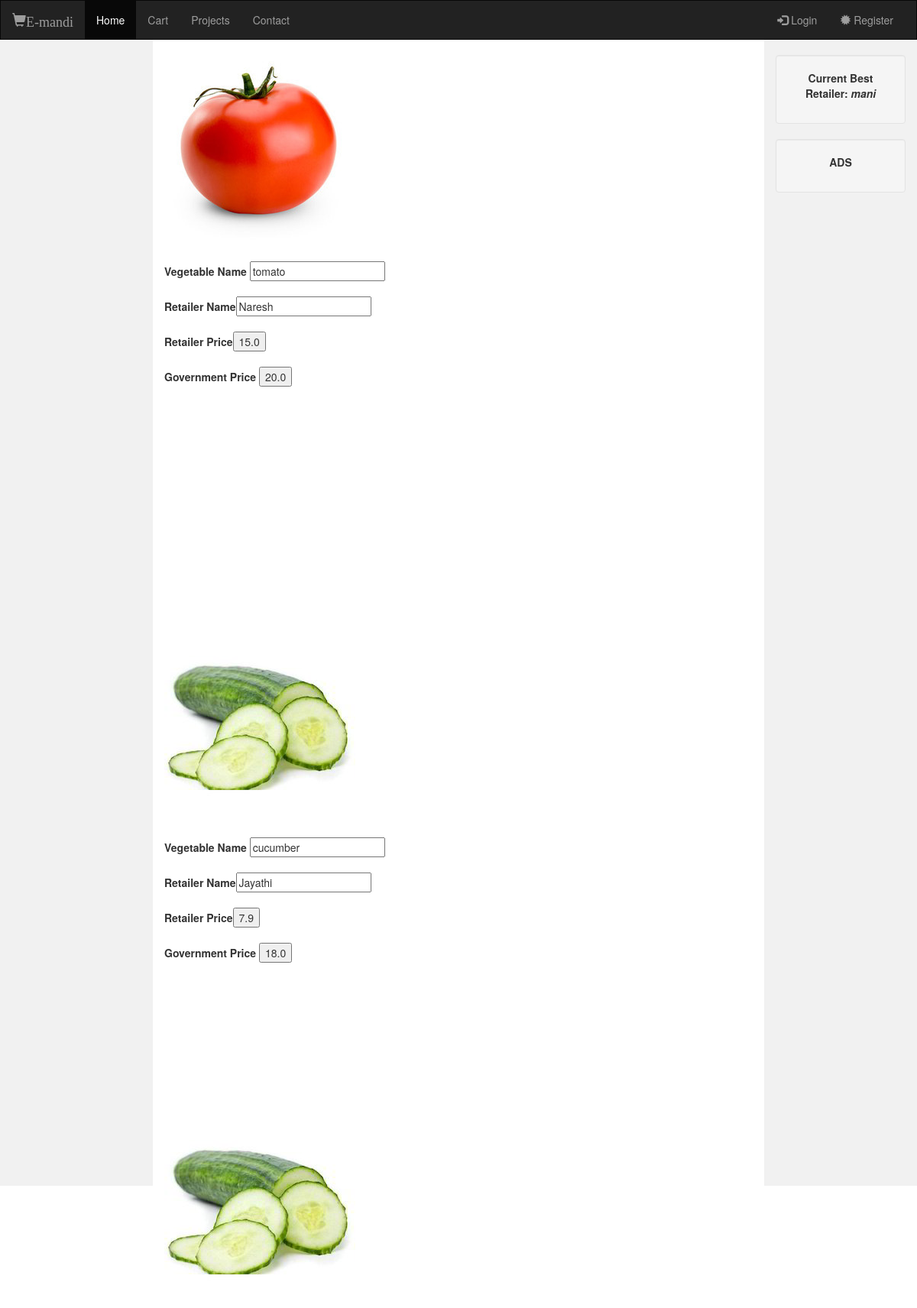
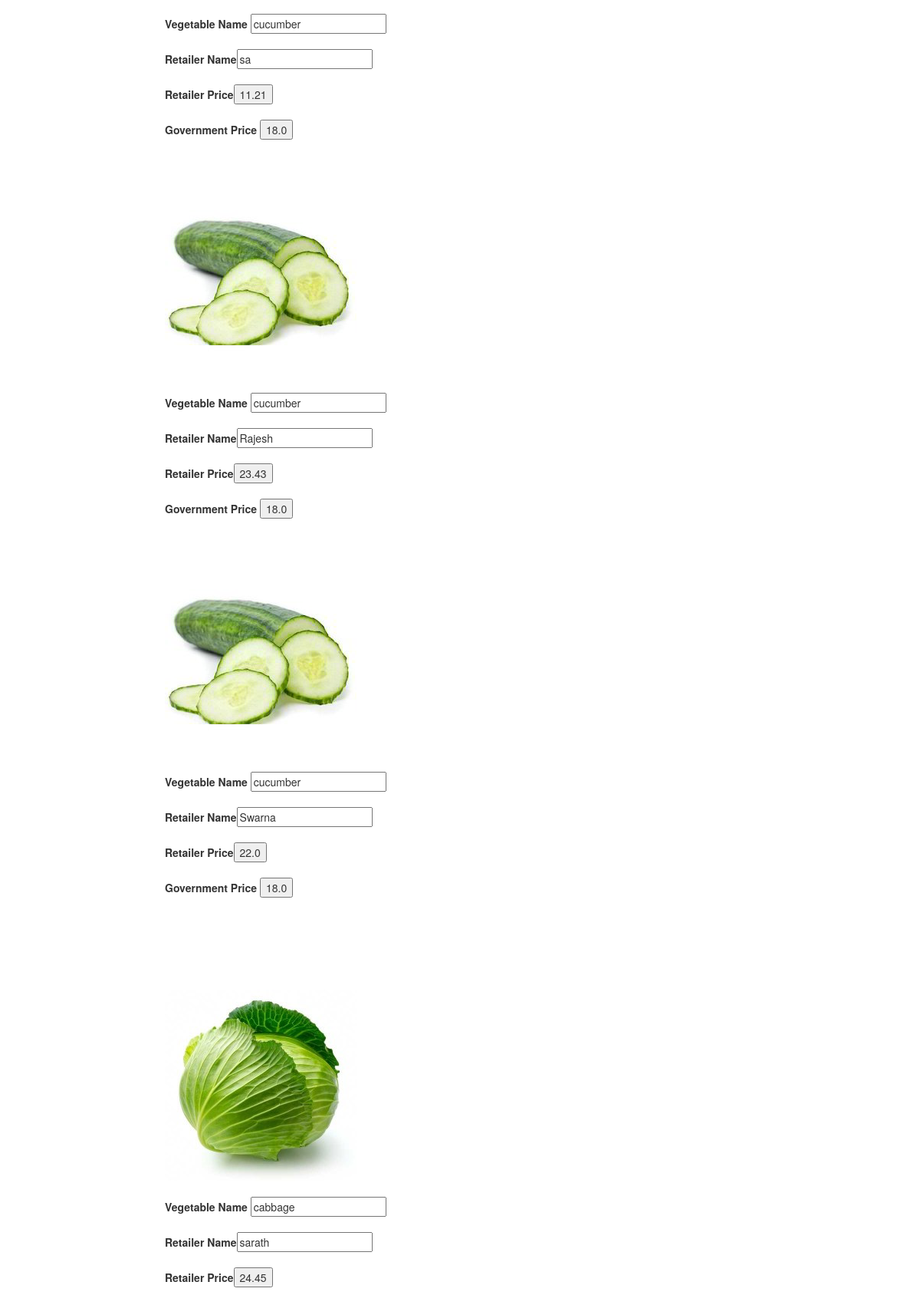
The page / (upper part) on the database its author committed (2 pictures, top to bottom).
### models.py (models this page shows, shortened)
class Retailer(Base):
    __tablename__ = 'Retailer'
    id = db.Column(db.Integer,primary_key=True)
    retailer_name = db.Column(db.String(10))
    vegetable_name = db.Column(db.String(60))
    price = db.Column(db.Float)

class Government(Base):
     __tablename__='Government'
     id = db.Column(db.Integer,primary_key=True)
     vegetable_name = db.Column(db.String(60))
     price = db.Column(db.Integer)

### app.py (the view)
@app.route('/')
def home():
    items = Retailer.query.all()
    w_items = Wholeseller.query.all()
    govt = Government.query.all()
    retailer_list = ['kiran','raju','mani','jayanthi','naresh']
    best_retailer = random.choice(retailer_list)
    return render_template('pages/index.html',items=items,govt=govt,w_items=w_items,best_retailer=best_retailer)

### templates/pages/index.html (shortened to what this page needs)
<!DOCTYPE html>
<html lang="en">
<head>
  <link rel="stylesheet" href="https://maxcdn.bootstrapcdn.com/bootstrap/3.3.7/css/bootstrap.min.css">
</head>
<body>
<nav class="navbar navbar-inverse">
  <div class="container-fluid">
    <div class="navbar-header">
      <a class="navbar-brand" href="#"><span class="glyphicon glyphicon-shopping-cart">E-mandi</span></a>
    </div>
    <div class="collapse navbar-collapse" id="myNavbar">
      <ul class="nav navbar-nav">
        <li class="active"><a href="#">Home</a></li>
        <li><a href="{{url_for('cart')}}">Cart</a></li>
        <li><a href="#">Projects</a></li>
        <li><a href="#">Contact</a></li>
      </ul>
      <ul class="nav navbar-nav navbar-right">
        {% if not session %}
        <li><a href="{{url_for('login')}}"><span class="glyphicon glyphicon-log-in"></span> Login</a></li>
        <li><a href="{{url_for('register')}}"><span class="glyphicon glyphicon-certificate"></span> Register</a></li>
        {% endif %}
      </ul>
    </div>
  </div>
</nav>
<div class="container-fluid text-center">
  <div class="row content">
    <div class="col-sm-2 sidenav">
    </div>
    <div class="col-sm-8 text-left">
      <div>
	<form method =post action="{{url_for('cart')}}">
		<div id='tomato'>
			{% for item in items %}
			{% if item['vegetable_name'] == 'tomato' %}
  			<img src="static/img/tomato.jpg"/><br><br>
  			<b>Vegetable Name</b> <input type="text" name="vegetable_name" value="{{ item['vegetable_name'] }}" readonly><br><br>
        <b>Retailer Name</b><input type="text" name="retailer_name" value="{{ item['retailer_name'] }}" readonly><br><br>
  			<b>Retailer Price</b><input type="submit" name="vegetable_price" value="{{ item['price'] }}" readonly><br><br>
        {% for vegetable in govt %}
        {% if vegetable['vegetable_name'] == 'tomato' %}
        <b>Government Price </b><input type="submit" name="govt_price" value="{{ vegetable['price'] }}" readonly><br><br>
        {% endif %}
        {% endfor %}
      {% endif %}<br>
			{% endfor %}
		</div>
  </form><br>
  <form method=post action="{{url_for('cart')}}">
		<div id='cucumber'>
			{% for item in items %}
			{% if item['vegetable_name'] == 'cucumber' %}
  			<img src="static/img/cucumber.jpg"/><br><br>
  			<b>Vegetable Name</b> <input type="text" name="vegetable_name" value="{{ item['vegetable_name'] }}" readonly><br><br>
  			<b>Retailer Name</b><input type="text" name="retailer_name" value="{{ item['retailer_name'] }}" readonly><br><br>
      	<b>Retailer Price</b><input type="submit" name="vegetable_price" value="{{ item['price'] }}" readonly><br><br>
        {% for vegetable in govt %}
        {% if vegetable['vegetable_name'] == 'cucumber' %}
        <b>Government Price </b><input type="submit" name="govt_price" value="{{ vegetable['price'] }}" readonly><br><br>
        {% endif %}
        {% endfor %}
      {% endif %}<br>
			{% endfor %}
		</div>
	</form><br>
    <form method=post action="{{url_for('cart')}}">
    <div id='cabbage'>
      {% for item in items %}
      {% if item['vegetable_name'] == 'cabbage' %}
        <img src="static/img/cabbage.jpg"/><br><br>
        <b>Vegetable Name</b> <input type="text" name="vegetable_name" value="{{ item['vegetable_name'] }}" readonly><br><br>
        <b>Retailer Name</b><input type="text" name="retailer_name" value="{{ item['retailer_name'] }}" readonly><br><br>
      	<b>Retailer Price</b><input type="submit" name="vegetable_price" value="{{ item['price'] }}" readonly><br><br>
        {% for vegetable in govt %}
        {% if vegetable['vegetable_name'] == 'cabbage' %}
        <b>Government Price </b><input type="submit" name="govt_price" value="{{ vegetable['price'] }}" readonly><br><br>
        {% endif %}
        {% endfor %}
      {% endif %}<br>
      {% endfor %}
    </div>
  </form><br>
  <br>
<br>
	</div>
    </div>
    <div class="col-sm-2 sidenav">
      <div class="well">
        <p><b>Current Best Retailer: <b><i>{{ best_retailer }}</i></p>
      </div>
      <div class="well">
        <p>ADS</p>
      </div>
    </div>
  </div>
</div>
</body>
</html>

### templates/pages/index.html (style rules this page uses)
.navbar { margin-bottom: 0; border-radius: 0; }
.row.content { height: 1500px }
.sidenav { padding-top: 20px; background-color: #f1f1f1; height: 100%; }

### rows shown on the page
Retailer: vegetable_name "tomato", retailer_name "Naresh", vegetable_price "15.0"
Government: govt_price "20.0"
Retailer: vegetable_name "cucumber", retailer_name "Jayathi", vegetable_price "7.9"
Government: govt_price "18.0"
Retailer: vegetable_name "cucumber", retailer_name "sa", vegetable_price "11.21"
Retailer: vegetable_name "cucumber", retailer_name "Rajesh", vegetable_price "23.43"
Retailer: vegetable_name "cucumber", retailer_name "Swarna", vegetable_price "22.0"
Retailer: vegetable_name "cabbage", retailer_name "sarath", vegetable_price "24.45"
Retailer: retailer_name "mani"
